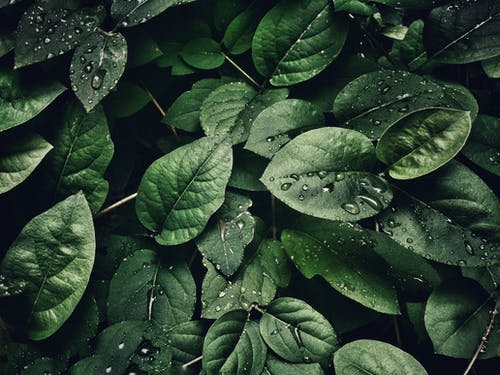
#> input picture Images/Leaves.jpeg, 500 x 375 px, found by its file name
$ python advanced-topic-color-channels.py
#> lines starting #> are read from the running program, lines starting #| are printed output that depends on the picture
import cv2 as cv
import numpy as np  # Used to make a blank image

img = cv.imread("images/Leaves.jpeg")
#> img is the input picture: shape (375, 500, 3); mean B, G, R 48.7, 64.1, 44.8
cv.imshow("Leaf", img)

blank = np.zeros(img.shape[:2], dtype="uint8")

# This shows the intensity of each color
# Which is why it is in grayscale, but each can be lighter or darker
b, g, r = cv.split(img)
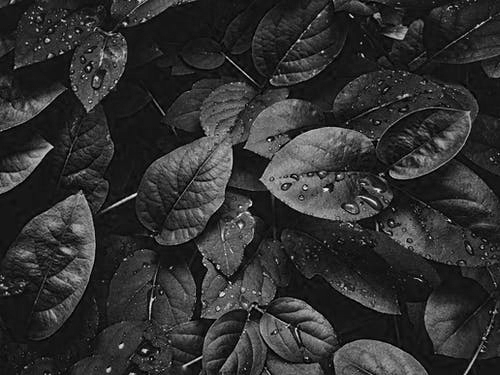
#> b: shape (375, 500); min 0, max 253, mean 48.7
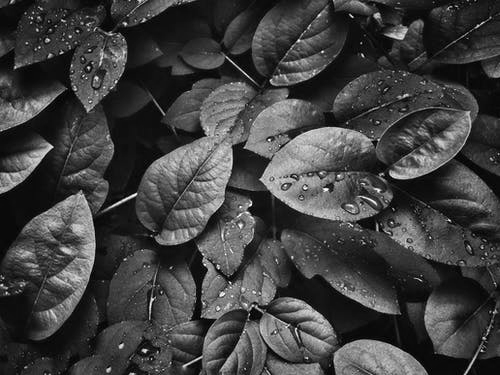
#> g: shape (375, 500); min 0, max 255, mean 64.1

cv.imshow("Blue", b)
cv.imshow("Green", g)
cv.imshow("Red", r)

# Merging images to not make them color scale
blue = cv.merge([b, blank, blank])
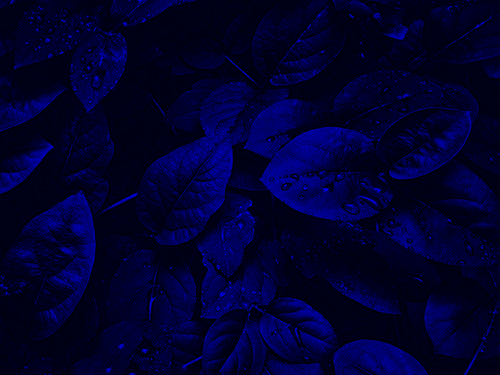
#> blue: shape (375, 500, 3); mean of channels 0, 1, 2 48.7, 0, 0; drawn as B, G, R
green = cv.merge([blank, g, blank])
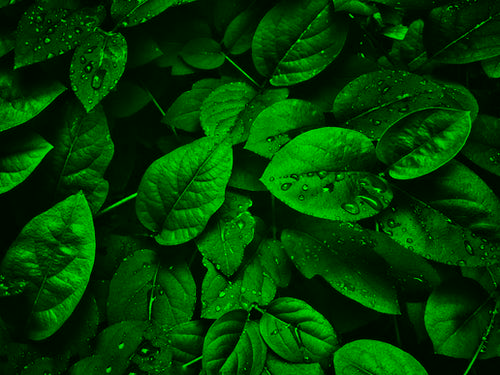
#> green: shape (375, 500, 3); mean of channels 0, 1, 2 0, 64.1, 0; drawn as B, G, R
red = cv.merge([blank, blank, r])
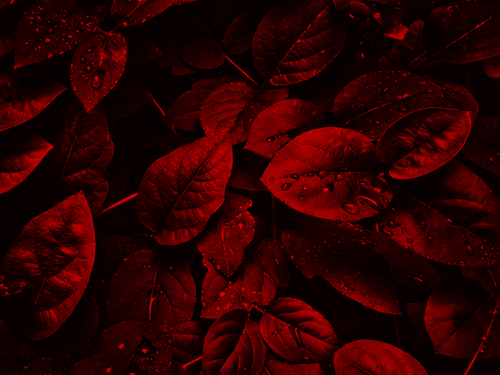
#> red: shape (375, 500, 3); mean of channels 0, 1, 2 0, 0, 44.8; drawn as B, G, R

cv.imshow("Blue", blue)
cv.imshow("Green", green)
cv.imshow("Red", red)

print(img.shape)
#| (375, 500, 3)
print(b.shape)
#| (375, 500)
print(g.shape)
#| (375, 500)
print(r.shape)
#| (375, 500)

# Merging b, g, r images together to original
merged = cv.merge([b, g, r])
cv.imshow("Merged Image", merged)

cv.waitKey(0)
